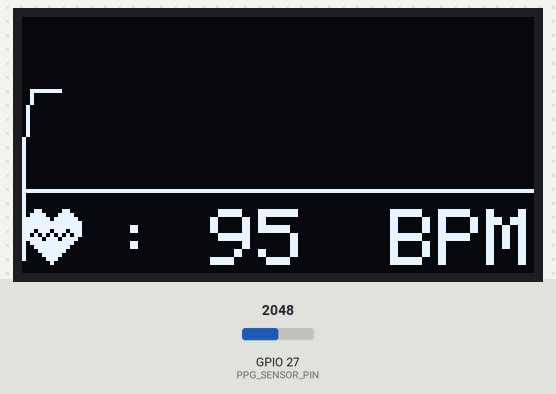
This sketch was run on a simulated ESP32. On the bench: 128×64 one-colour display. Inputs (shaded band) come from the test bench; at power-on: GPIO 27 (PPG_SENSOR_PIN) = 2048. WiFi joins after 1.5 s; servers stay silent unless stated; what the sketch prints to the serial monitor is not drawn.

Above: at 14.8 s.
14.9 s: GPIO 27 (PPG_SENSOR_PIN) set to 4095
At 16.3 s:
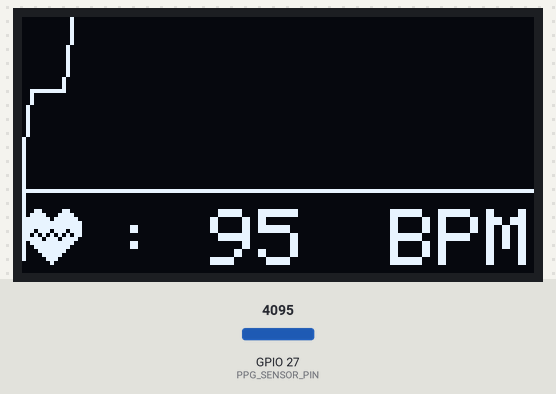
16.6 s: GPIO 27 (PPG_SENSOR_PIN) set to 3603
18.4 s: GPIO 27 (PPG_SENSOR_PIN) set to 2866
At 18.99 s:
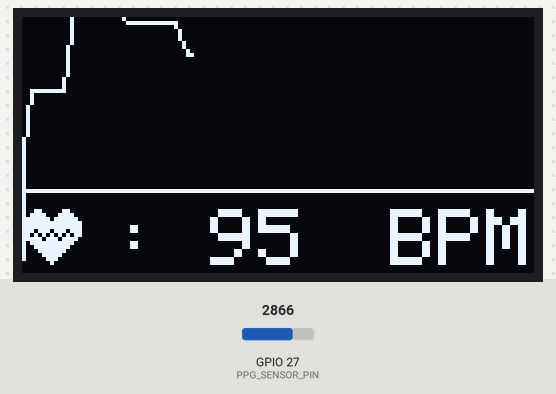

The sketch:

analog_ppg_sensor_code.ino
```cpp
#include <Wire.h>
#include <WiFi.h>
#include <AsyncTCP.h>
#include <ESPAsyncWebServer.h>
#include <Adafruit_GFX.h>
#include <Adafruit_SSD1306.h>
#include "webpage.h"
#include "filters.h"

#define PPG_SENSOR_PIN 27
#define SCREEN_WIDTH 128
#define SCREEN_HEIGHT 64
#define OLED_RESET -1
#define Highpulse 1900

Adafruit_SSD1306 display(128, 64, &Wire);
AsyncWebServer server(80);
AsyncWebSocket ws("/ws");
//ButterworthFilter butterworthFilter;
MovingAverageFilter<3> avgFilter; // 10-sample moving average filter
// Example: Cutoff frequency = 2.0 Hz, Sampling rate = 50 Hz
LowPassFilter lowPassFilter(2.0, 50.0);

// WiFi Credentials
const char* ssid = "eir39681112";
const char* password = "7kjmWc93kB";
const char* ssid1 = "Perky";
const char* password1 = "serafin07";

// Heart Icon 16x16px
const unsigned char Heart_Icon [] PROGMEM = {
  0x00, 0x00, 0x18, 0x30, 0x3c, 0x78, 0x7e, 0xfc, 0xff, 0xfe, 0xff, 0xfe, 0xee, 0xee, 0xd5, 0x56,
  0x7b, 0xbc, 0x3f, 0xf8, 0x1f, 0xf0, 0x0f, 0xe0, 0x07, 0xc0, 0x03, 0x80, 0x01, 0x00, 0x00, 0x00
};

int PulseSensorSignal = 0;
float filteredSensorSignal = 0.0f;
float smoothedSensorSignal = 0.0f;
int timer_Get_BPM = 0;
int cntHB = 0;
boolean ThresholdStat = true;
int BPMval = 0; // Heart rate value
int lastx = 0, lasty = 60, x = 0;
bool get_BPM = true;
long Stime = 0;
long Ltime = 0;

//Setup to sense a nice looking saw tooth on the plotter
byte ledBrightness = 0x1F; //Options: 0=Off to 255=50mA
byte sampleAverage = 8; //Options: 1, 2, 4, 8, 16, 32
byte ledMode = 3; //Options: 1 = Red only, 2 = Red + IR, 3 = Red + IR + Green
int sampleRate = 100; //Options: 50, 100, 200, 400, 800, 1000, 1600, 3200
int pulseWidth = 411; //Options: 69, 118, 215, 411
int adcRange = 4096; //Options: 2048, 4096, 8192, 16384
const byte avgAmount = 64;
long baseValue = 0;

const long intervalGetHB = 20;  // 20ms heart rate sampling interval
const long intervalResultHB = 1000;  // 1-second BPM calculation interval
unsigned long previousMillisGetHB = 0;
unsigned long previousMillisResultHB = 0;

void setup() {
    Serial.begin(115200);
    Wire.begin();
    display.begin(SSD1306_SWITCHCAPVCC, 0x3C);
    setupOLED();
    //pinMode(PPG_SENSOR_PIN, INPUT);

  for (byte x = 0 ; x < avgAmount ; x++)
  {
    baseValue += analogRead(PPG_SENSOR_PIN); //Read the IR value
  }
  baseValue /= avgAmount;

    connectWiFi();
    server.on("/", HTTP_GET, [](AsyncWebServerRequest *request) {
        request->send_P(200, "text/html", index_html);
    });
    server.addHandler(&ws);
    server.begin();
     //Pre-populate the plotter so that the Y scale is close to IR values
  for (int x = 0 ; x < 500 ; x++){
    String jsonData = "{\"ppg_value\":" + String((float)baseValue, 2) + "}";
    ws.textAll(jsonData);
    Serial.println(baseValue);
    delay(20);
    }
}

void loop() {
    PulseSensorSignal = analogRead(PPG_SENSOR_PIN);
    Serial.print(PulseSensorSignal);
    Serial.print(",");
    smoothedSensorSignal = avgFilter.process(PulseSensorSignal);
    Serial.println(smoothedSensorSignal);
    loopOLED(smoothedSensorSignal, BPMval);
    BPM(smoothedSensorSignal);
    notifyClients();
    delay(100);
}

void notifyClients() {
    // Send properly formatted JSON
    //String jsonData = "{\"ppg_value\":" + String((float)smoothedSensorSignal, 2) + "}";
    //ws.textAll(jsonData);
}

void connectWiFi() {
    Serial.println("Trying to connect to WiFi...");
    WiFi.begin(ssid, password);
    unsigned long startTime = millis();
    while (WiFi.status() != WL_CONNECTED && millis() - startTime < 10000) {
        delay(500);
        Serial.print(".");
    }

    if (WiFi.status() != WL_CONNECTED) {
        Serial.println("\nFirst network failed, trying second...");
        WiFi.begin(ssid1, password1);
        startTime = millis();
        while (WiFi.status() != WL_CONNECTED && millis() - startTime < 10000) {
            delay(500);
            Serial.print(".");
        }
    }

    if (WiFi.status() == WL_CONNECTED) {
        Serial.println("\nWiFi Connected!");
        Serial.print("ESP32 Web Server IP Address: ");
        Serial.println(WiFi.localIP());
    } else {
        Serial.println("\nWiFi connection failed. Restarting...");
        delay(3000);
        ESP.restart();
    }
}

void BPM(int Svalue) {
    if (Svalue > Highpulse && (millis() - Ltime > 600)) {
        Stime = millis() - Ltime;
        Ltime = millis();
        BPMval = 60000 / Stime;

        Serial.print("Svalue: ");
        Serial.print(Svalue);
        Serial.print(" | Stime: ");
        Serial.print(Stime);
        Serial.print(" | BPM: ");
        Serial.println(BPMval);
    }
}


void setupOLED() {
    if (!display.begin(SSD1306_SWITCHCAPVCC, 0x3C)) {
        Serial.println(F("SSD1306 allocation failed"));
        for(;;);
    }
    display.clearDisplay();
    display.setTextColor(WHITE);
    display.setTextSize(2);
    display.setCursor(37, 0);
    display.print("ESP32");
    display.setCursor(13, 20);
    display.print("HEARTBEAT");
    display.setCursor(7, 40);
    display.print("MONITORING");
    display.display();
    delay(2000);
    display.clearDisplay();
}

void updateGraph(int newValue) {
    int value = map(newValue, 0, 4095, 0, 45); // Map sensor values to OLED graph height
    int y = 40 - value; // Adjust to OLED orientation

    // Reset graph if it goes beyond screen width
    if (x > 128) {
        x = 0;
        lastx = 0;
        display.clearDisplay();
    }

    // Draw line from previous point to new point
    display.drawLine(lastx, lasty, x, y, WHITE);

    // Update last drawn positions
    lastx = x;
    lasty = y;
    x++;

    //display.display(); // Show the line on the screen
}


void loopOLED(int pulseValue, int bpm) {
    BPMval = bpm;
    updateGraph(pulseValue);

    // Draw BPM section
    display.fillRect(20, 48, 100, 16, BLACK);
    display.drawBitmap(0, 47, Heart_Icon, 16, 16, WHITE);
    display.drawLine(0, 43, 127, 43, WHITE);
    display.setTextSize(2);
    display.setCursor(23, 48);
    display.setTextColor(SSD1306_WHITE);
    display.print(": ");
    display.print(BPMval);
    display.setCursor(92, 48);
    display.print("BPM");
    display.display();
}
```

filters.h
```cpp
#ifndef FILTERS_H
#define FILTERS_H

#include <cmath>

/**
 * @brief Statistic block for min/max/avg
 */
class MinMaxAvgStatistic {
    float min_;
    float max_;
    float sum_;
    int count_;

public:
    MinMaxAvgStatistic() : min_(NAN), max_(NAN), sum_(0), count_(0) {}

    void process(float value) {
        min_ = isnan(min_) ? value : fmin(min_, value);
        max_ = isnan(max_) ? value : fmax(max_, value);
        sum_ += value;
        count_++;
    }

    void reset() { min_ = NAN; max_ = NAN; sum_ = 0; count_ = 0; }

    float minimum() const { return min_; }
    float maximum() const { return max_; }
    float average() const { return count_ > 0 ? sum_ / count_ : NAN; }
};

/**
 * @brief High-Pass Filter
 */
class HighPassFilter {
    const float kX, kA0, kA1, kB1;
    float last_filter_value_, last_raw_value_;

public:
    HighPassFilter(float cutoff, float sampling_frequency)
        : kX(exp(-1 / (sampling_frequency / (cutoff * 2 * M_PI)))),
          kA0((1 + kX) / 2), kA1(-kA0), kB1(kX),
          last_filter_value_(0), last_raw_value_(0) {}

    float process(float value) {
        last_filter_value_ = kA0 * value + kA1 * last_raw_value_ + kB1 * last_filter_value_;
        last_raw_value_ = value;
        return last_filter_value_;
    }

    void reset() { last_raw_value_ = 0; last_filter_value_ = 0; }
};

/**
 * @brief Low-Pass Filter
 */
class LowPassFilter {
    const float kX, kA0, kB1;
    float last_value_;

public:
    LowPassFilter(float cutoff, float sampling_frequency)
        : kX(exp(-1 / (sampling_frequency / (cutoff * 2 * M_PI)))),
          kA0(1 - kX), kB1(kX), last_value_(0) {}

    float process(float value) {
        last_value_ = kA0 * value + kB1 * last_value_;
        return last_value_;
    }

    void reset() { last_value_ = 0; }
};

/**
 * @brief Differentiator (Computes the derivative)
 */
class Differentiator {
    const float kSamplingFrequency;
    float last_value_;

public:
    Differentiator(float sampling_frequency) : kSamplingFrequency(sampling_frequency), last_value_(0) {}

    float process(float value) {
        float diff = (value - last_value_) * kSamplingFrequency;
        last_value_ = value;
        return diff;
    }

    void reset() { last_value_ = 0; }
};

/**
 * @brief Moving Average Filter
 */
template<int kBufferSize>
class MovingAverageFilter {
    int index_;
    float values_[kBufferSize];
    float runningSum_;

public:
    MovingAverageFilter() : index_(0), runningSum_(0.0f) {
        for (int i = 0; i < kBufferSize; i++) values_[i] = 0.0f;
    }

    float process(float value) {
        // Subtract the old value from the running sum
        runningSum_ -= values_[index_];

        // Add the new value
        values_[index_] = value;
        runningSum_ += value;

        // Advance the index (circular buffer)
        index_ = (index_ + 1) % kBufferSize;

        // Return the average
        return runningSum_ / kBufferSize;
    }

    void reset() {
        index_ = 0;
        runningSum_ = 0.0f;
        for (int i = 0; i < kBufferSize; i++) values_[i] = 0.0f;
    }
};


/**
 * @brief Butterworth Bandpass Filter (0.5 Hz – 8 Hz)
 */
class ButterworthFilter {
    static constexpr int order = 2;  // 2nd-order filter
    float b[order + 1] = { 0.2929, 0.0, -0.2929 };  // Filter Coefficients
    float a[order + 1] = { 1.0, -0.5858, 0.1716 };
    float x[order + 1] = {0};  // Input buffer
    float y[order + 1] = {0};  // Output buffer
    float dcOffset = NAN;  // Use NaN to detect the first input

public:
    float process(float input) {
        // Initialize dcOffset with the first input value
        if (isnan(dcOffset)) {
            dcOffset = input;
        }

        // **Slow DC Correction Instead of Full Removal**
        dcOffset = 0.99 * dcOffset + 0.001 * input;  // Adjust slowly
        float inputCorrected = input - dcOffset;

        // Shift input & output buffers
        for (int i = order; i > 0; i--) {
            x[i] = x[i - 1];
            y[i] = y[i - 1];
        }

        // Apply Butterworth filter equation
        x[0] = inputCorrected;
        y[0] = b[0] * x[0];
        for (int i = 1; i <= order; i++) {
            y[0] += b[i] * x[i] - a[i] * y[i];
        }

        // Return filtered output
        return y[0];
    }

    float getDCOffset() {
        return dcOffset;
    }
};

#endif // FILTERS_H
```

main.ino
```cpp
// Main Arduino sketch for heart rate monitor
```

webpage.h
```cpp
const char index_html[] PROGMEM = R"rawliteral(
<!DOCTYPE html>
<html lang="en">
<head>
    <meta charset="UTF-8">
    <meta name="viewport" content="width=device-width, initial-scale=1.0">
    <title>PPG Sensor Dashboard</title>
    <style>
        html { font-family: Arial, Helvetica, sans-serif; text-align: center; }
        h1 { font-size: 1.8rem; color: rgb(250, 250, 239); }
        p { font-size: 1.4rem; }
        .title { background-color: #295a6b; color: white; padding: 10px; }
        body { margin: 0; }
        th, td { text-align: center; padding: 8px; border: 1px solid black; }
        th { background-color: #4db0ac; color: white; }
        table { margin: 0 auto; width: 50%; border: 1px solid black; }
    </style>
</head>
<body>
    <div class="title">
        <h1>Real-Time PPG Sensor Data</h1>
    </div>
    <p>PPG Value: <span id="ppgValue">Waiting...</span></p>
    <canvas id="ppgChart" width="400" height="200"></canvas>

<script src="https://cdn.jsdelivr.net/npm/chart.js"></script>
<script>
    var gateway = `ws://${window.location.hostname}/ws`;
    var websocket;
    var ctx = document.getElementById('ppgChart').getContext('2d');

    var ppgChart = new Chart(ctx, {
        type: 'line',
        data: {
            labels: [],
            datasets: [{
                label: "PPG Value",
                borderColor: 'red',
                data: [],
                fill: false
            }]
        },
        options: {
            responsive: true,
            animation: false,  // Disable animations for real-time updates
            scales: {
                x: { title: { display: true, text: 'Time' } },
                y: {
                    title: { display: true, text: 'PPG Value' },
                    beginAtZero: false // Allow auto-scaling
                }
            }
        }
    });

function updateChart(ppgValue) {
    let now = new Date().toLocaleTimeString();

    // **Ensure values are within expected range**
    /*if (ppgValue < 1000) {
        ppgValue += 95000;  // Shift values up for visibility
    }*/

    // Maintain only 30 data points (keeps the graph scrolling)
    if (ppgChart.data.labels.length > 30) {
        ppgChart.data.labels.shift();
        ppgChart.data.datasets[0].data.shift();
    }

    // Add new data
    ppgChart.data.labels.push(now);
    ppgChart.data.datasets[0].data.push(ppgValue);

    // **Auto-scale Y-axis dynamically**
    let minY = Math.min(...ppgChart.data.datasets[0].data);
    let maxY = Math.max(...ppgChart.data.datasets[0].data);
    let buffer = (maxY - minY) * 0.1;

    if (isFinite(minY) && isFinite(maxY)) {
        ppgChart.options.scales.y.min = minY - buffer;
        ppgChart.options.scales.y.max = maxY + buffer;
    }

    ppgChart.update();
}

    function initWebSocket() {
        console.log("Opening WebSocket...");
        websocket = new WebSocket(gateway);
        websocket.onopen = () => console.log("WebSocket Connected!");
        websocket.onmessage = function(event) {
            let jsonData = JSON.parse(event.data);
            let ppgValue = parseFloat(jsonData.ppg_value);
            document.getElementById("ppgValue").innerText = ppgValue;
            updateChart(ppgValue);
        };
        websocket.onclose = function() {
            console.log("WebSocket Disconnected! Reconnecting...");
            setTimeout(initWebSocket, 2000);
        };
    }

    window.onload = function() {
        initWebSocket();
    };
</script>
</body>
</html>
)rawliteral";
```
